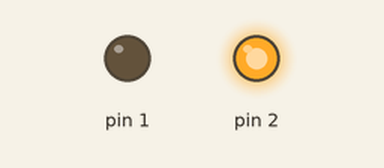
The sketch below on a simulated Arduino Uno, built with avr-gcc and run on an emulated ATmega328P. Parts: output pins drawn as LEDs (lit = HIGH).

Above: at 0.1 s.
Timing chart, 0 to 1.6 s (numbered marks = the images above):
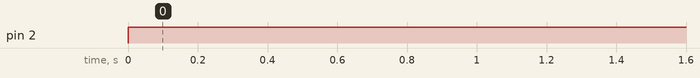

Measured:
- by itself, pin 2: LOW → HIGH at 0.00 s

The sketch:

MatrixTester.ino
```cpp
void setup() {
  // put your setup code here, to run once:
  pinMode(1, OUTPUT);
  pinMode(2, OUTPUT);
}


void loop() {
  // put your main code here, to run repeatedly:
  digitalWrite(2,HIGH);
  /*digitalWrite(1,LOW);
  delay(5000);
  digitalWrite(1,LOW);
  digitalWrite(2,HIGH);
  delay(5000);
  digitalWrite(1,HIGH);
  digitalWrite(2,HIGH);
  delay(5000);*/
}
```
